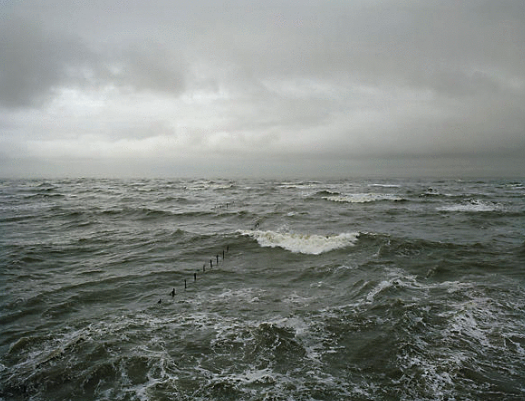
#> input picture histograma_5/sem_contraste2.png, 525 x 401 px
$ python temp.py
#> lines starting #> are read from the running program, lines starting #| are printed output that depends on the picture
### histograma_5/histogramas.py
# -*- coding: utf-8 -*-
"""
Created on Wed Sep 13 04:22:02 2023

@author: aluno
"""
import numpy
import math
import matplotlib.pyplot as plt


def equalizado():
    histograma1 = numpy.zeros( 256 )

    for i in range( 256 ):
        histograma1[i] = i/255

    soma = 0
    for i in range( 256):
        soma += histograma1[i]

    for i in range(256):
        histograma1[i] /= soma

    return histograma1


# [44 lines left out: functions modulo, invertido, not called in this run]

### histograma_5/funcoes.py
# -*- coding: utf-8 -*-
"""
Created on Wed Sep 13 03:53:55 2023

@author: aluno
"""
import cv2
import numpy
import matplotlib.pyplot as plt
import math

# [89 lines left out: functions mapear, mapear2, not called in this run]

def mostrarHistograma(histograma, nomeHistograma, cor):
    pixel = 256 * [0]
    for i in range( 256 ):
        pixel[i] = i

    plt.xlabel("Pixel")
    plt.ylabel("Quantidade")
    plt.title( nomeHistograma )
    plt.bar( pixel, histograma, color=cor )
    plt.show()


def acumular(histograma):
    acumulado = numpy.zeros( 256 )
    mapaAcumulado = numpy.zeros( 256 )

    acumulado[0] = histograma[0]
    i = 1
    while i < 256 :
        aux = histograma[i] + acumulado[i - 1]
        if aux > 1:
            aux = 1
        acumulado[ i ] = aux
        i += 1

    pixel = 256 * [0]
    for i in range( 256 ):
        pixel[i] = i


    return acumulado


def equalizar(histograma):
    for i in range(256):
        histograma[i] *= 255
    return histograma


def normalizarHistograma(histograma, totalPixels):
    for i in range(256):
        histograma[i] /= totalPixels
    return histograma


def mapear3(equalizado, acumulado):
    mapa2 = {}

    for valor in equalizado:
        menor = abs( valor - acumulado[0] )
        menorIndice = 0
        for j in range( len(acumulado) ):
            if abs(valor - acumulado[j]) < menor:
                menor = abs(valor - acumulado[j])
                menorIndice = j
        mapa2[valor] = menorIndice

    return mapa2

# [6 lines left out: function remove_repetido, not called in this run]


### histograma_5/temp.py
import cv2
import numpy
import matplotlib.pyplot as plt
import random
import math
import funcoes
import histogramas

#belgica.jpg
#piguin.jpg
#vermelho.jpg
#webb1.png
#webb2.png
#sem_contraste.jpg
#sem_contraste2.png
img     = "sem_contraste2.png"
imagem  = cv2.imread(img)
#> imagem is the input picture: shape (401, 525, 3); mean B, G, R 126.3, 130.6, 125.6


""" ----- ----- canais ----- ----- """
blue    = numpy.zeros( (imagem.shape[0], imagem.shape[1], imagem.shape[2]), dtype=numpy.uint8 )
green   = numpy.zeros( (imagem.shape[0], imagem.shape[1], imagem.shape[2]), dtype=numpy.uint8 )
red     = numpy.zeros( (imagem.shape[0], imagem.shape[1], imagem.shape[2]), dtype=numpy.uint8 )
cinza   = numpy.zeros( (imagem.shape[0], imagem.shape[1]), dtype=numpy.uint8 )
teste   = numpy.zeros( (imagem.shape[0], imagem.shape[1]), dtype=numpy.uint8 )

blue    [ : , : , 0 ] = imagem[ : , : , 0 ]
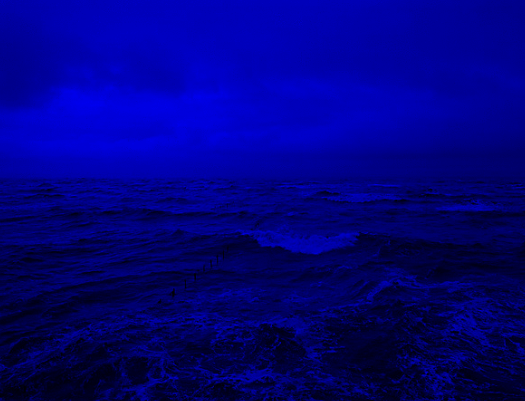
#> blue: shape (401, 525, 3); mean B, G, R 126.3, 0, 0
green   [ : , : , 1 ] = imagem[ : , : , 1 ]
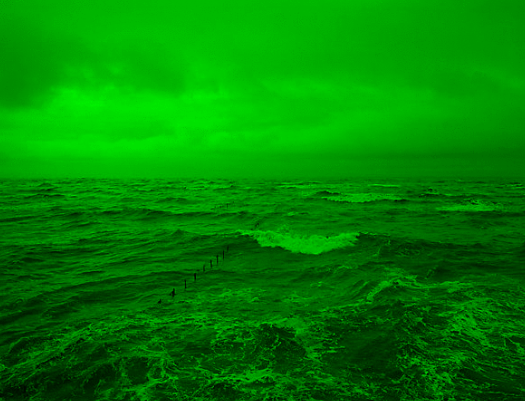
#> green: shape (401, 525, 3); mean B, G, R 0, 130.6, 0
red     [ : , : , 2 ] = imagem[ : , : , 2 ]
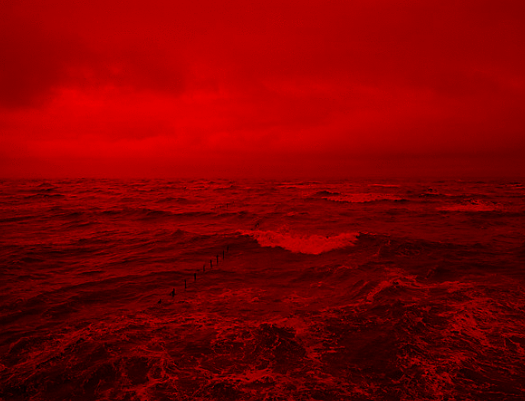
#> red: shape (401, 525, 3); mean B, G, R 0, 0, 125.6

alturaImg = imagem.shape[0]
#> alturaImg = 401
larguraImg = imagem.shape[1]
#> larguraImg = 525
totalPixels = alturaImg * larguraImg
#> totalPixels = 210525

""" ----- ----- cinza ----- ----- """

for i in range( imagem.shape[0] ):
    for j in range( imagem.shape[1] ):
        cinza[i][j] = imagem[i][j].sum() // 3


""" ----- ----- histograma cinza ----- ----- """

histogramaCinza = numpy.zeros( 256 )

for i in range( imagem.shape[0] ):
    for j in range( imagem.shape[1] ):
        histogramaCinza[ cinza[i][j] ] += 1

pixel = 256 * [0]
for i in range( 256 ):
    pixel[i] = i

# [5 lines of commented-out code are left out]

eq = histogramas.equalizado()
acc = funcoes.acumular(eq)
mapear3 = funcoes.mapear3(eq, acc)

normalizado = funcoes.normalizarHistograma(histogramaCinza, totalPixels)
normAcc = funcoes.acumular(normalizado)
#> normAcc = 256 values from 0 to 1
normEq = funcoes.equalizar(normAcc)
#> normEq = 256 values from 0 to 255

funcoes.mostrarHistograma(normEq, "histograma eq", "black")
#> in mostrarHistograma, `plt.show()`:
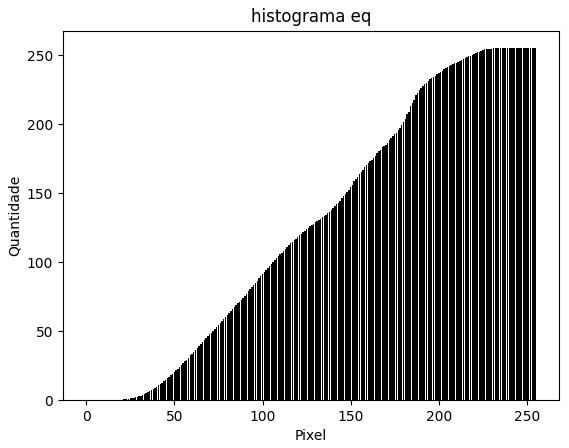
#> figure drawn by matplotlib, 1 panel
funcoes.mostrarHistograma(normalizado, "histograma normalizado", "black")
#> call 2 of mostrarHistograma, with histograma = array of shape (256,), nomeHistograma = 'histograma normalizado', cor = 'black'
#> in mostrarHistograma (call 2), `plt.show()`:
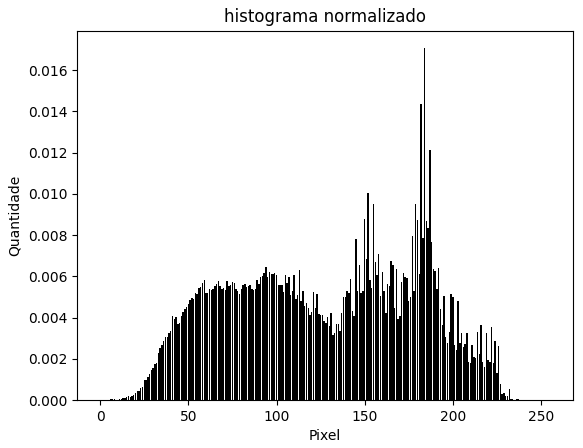
#> figure drawn by matplotlib, 1 panel; tallest bar 0.0171 high, from x = 183.6 to 184.4
funcoes.mostrarHistograma(normAcc, "histograma normalizado acc", "black")

#funcoes.mapear(cinza, histogramas.equalizado() )


#cv2.imshow("img",cinza)
cv2.waitKey(0)
